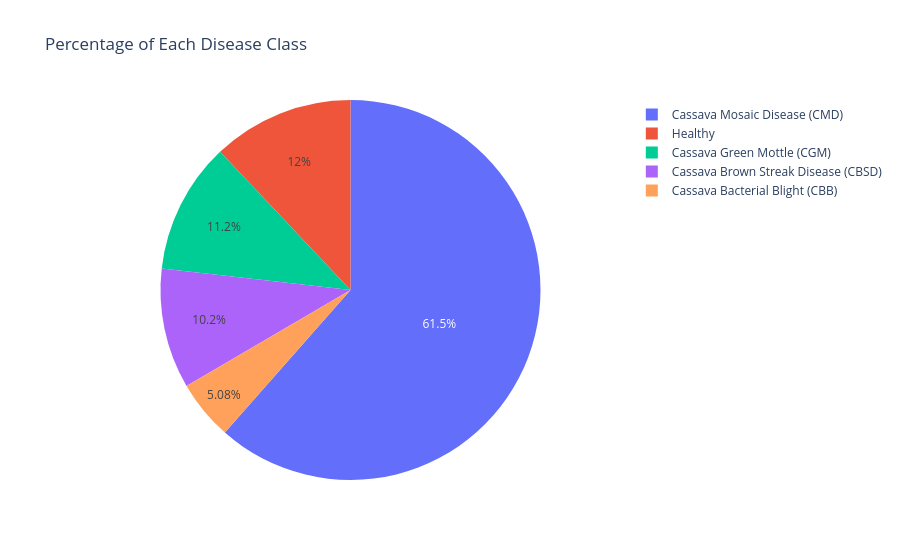

Write notebook code for a chart like this one.
### Code cell
counts = df["disease_name"].value_counts()

fig = px.pie(values=counts.values, names=counts.index,
             title="Percentage of Each Disease Class")
fig.show()

### Figure 1 — Plotly figure (JSON) as saved in the notebook; plotly's stock layout.template omitted (floating-point values rounded to 4 significant figures)
{"data": [{"domain": {"x": [0, 1], "y": [0, 1]}, "hovertemplate": "label=%{label}<br>value=%{value}<extra></extra>", "labels": ["Cassava Mosaic Disease (CMD)", "Healthy", "Cassava Green Mottle (CGM)", "Cassava Brown Streak Disease (CBSD)", "Cassava Bacterial Blight (CBB)"], "legendgroup": "", "name": "", "showlegend": true, "type": "pie", "values": [13158, 2577, 2386, 2189, 1087]}], "layout": {"legend": {"tracegroupgap": 0}, "title": {"text": "Percentage of Each Disease Class"}}}
